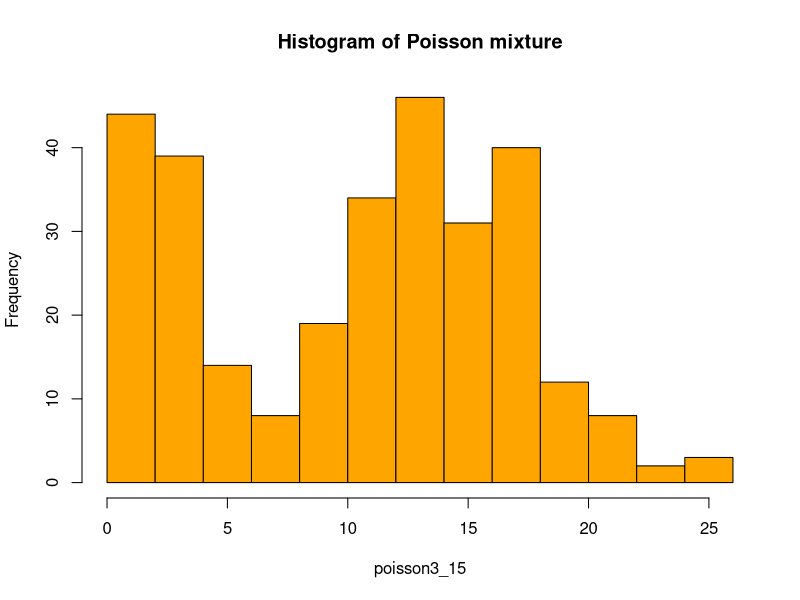

R code for this plot:
## ---- chunk 1
poisson3 <- rpois(n=100, lambda=3)
## ---- chunk 2
poisson15 <- rpois(n=200, lambda=15)
## ---- chunk 3
true_class <- rep(c(1,2), c(100,200))
## ---- chunk 4
poisson3_15 <- c(poisson3, poisson15)
hist(poisson3_15, col="orange", main="Histogram of Poisson mixture")
## ---- chunk 5
EM_init_poisson <- function(K) {
  pi <- rep(1/K, times=K)
  lambda <- 1:K
  return(c(pi, lambda))
}
## ---- chunk 6
# theta : c(pi_k, lambda_k)
E_step_poisson <- function(X, K, theta) {
  pi <- theta[1:K]
  lambda <- theta[(K+1):(2*K)]
  t <- matrix(0, nrow=length(X), ncol=K)
  for (i in 1:length(X)) {
    for (k in 1:K) {
      t[i,k] <- (pi[k] * dpois(X[i],lambda[k])) / sum(pi * dpois(X[i],lambda))
    }
  }
  return(t)
}
## ---- chunk 7
# t : result of E step
M_step_poisson <- function(X, K, t) {
  lambda <- sapply(1:K, function(k) sum(t[,k]*X) / sum(t[,k]))
  pi <- sapply(1:K, function(k) sum(t[,k]) / length(X))
  return(c(pi, lambda))
}
## ---- chunk 8
X <- poisson3_15
K <- 2

# initialization
theta <- EM_init_poisson(K)

repeat {
  
  # E step
  t <- E_step_poisson(X, K, theta)
  
  # M step
  new_theta <- M_step_poisson(X, K, t)
  
  # stopping condition
  if (sum((theta - new_theta)^2) / sum(theta^2) < 1e-6) {
    break
  }
  
  theta <- new_theta
}

print(paste(c("pi_1 =", "pi_2 =", "lambda_1 =", "lambda_2 ="), new_theta))
